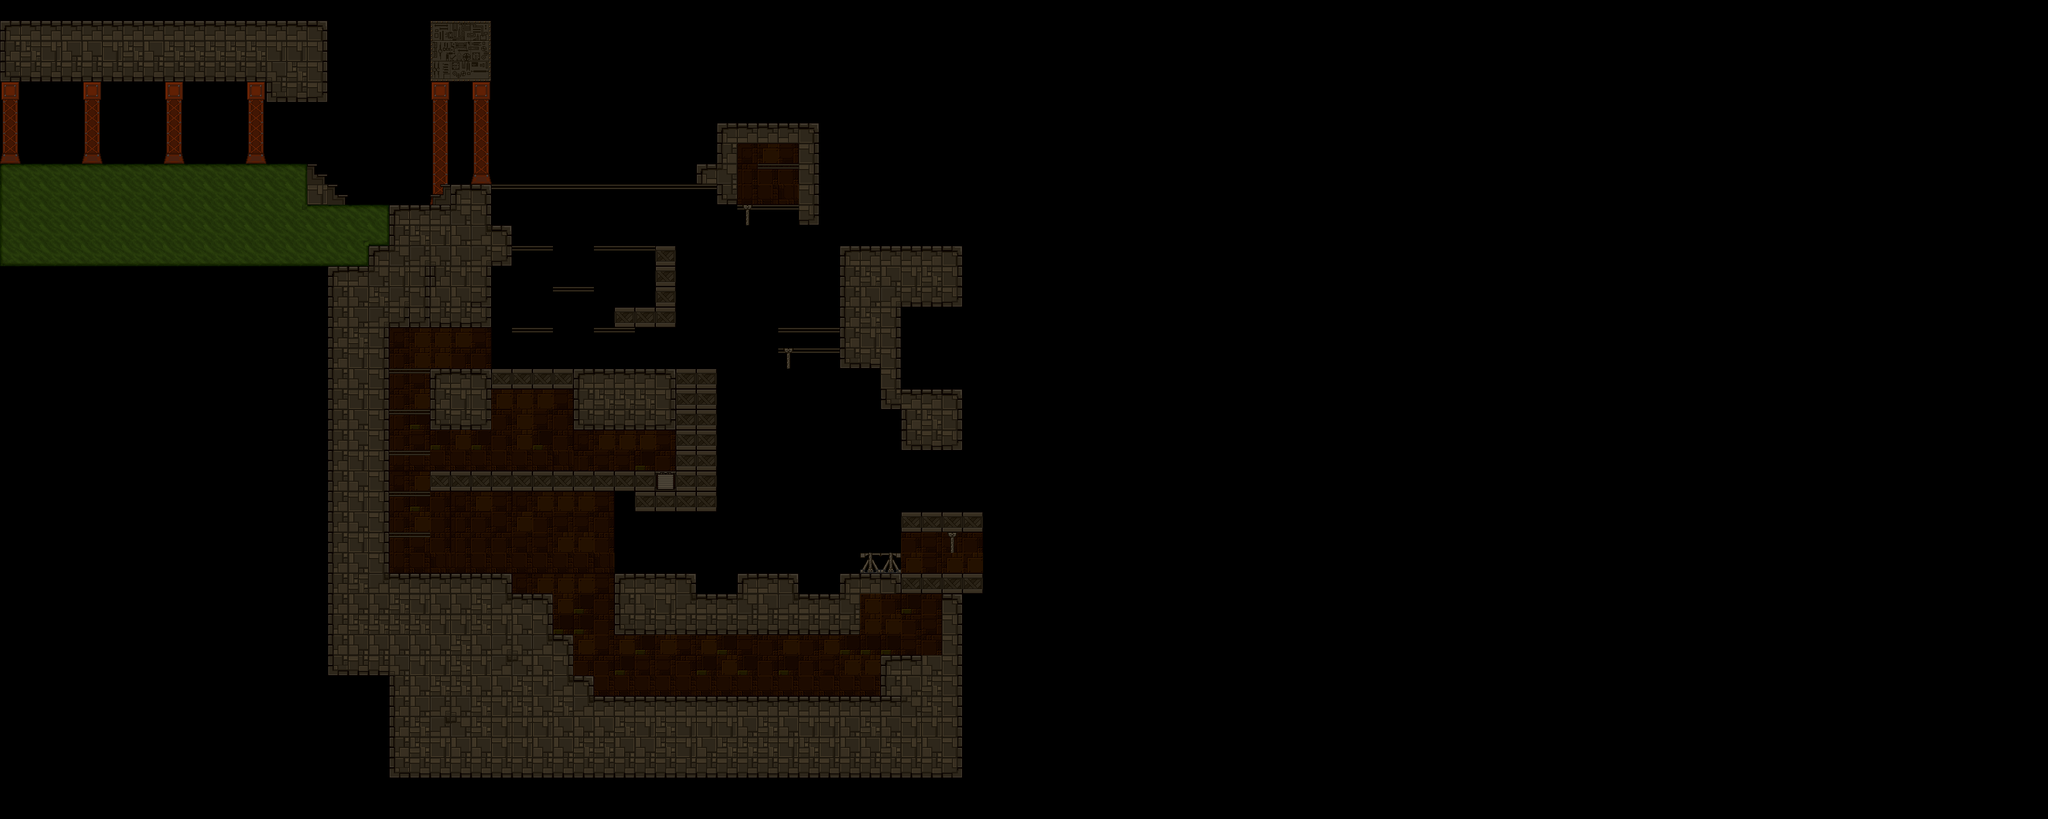

This is a level from a 2D game, rendered from its Tiled map with the project's own tilesets. A one-line summary and the map file follow, with tile-layer data summarised:
An orthogonal 100x40 tile map with 32x32 px tiles, 5 tile layers (Background1, Background2, Background3, Foreground1, ...), 2 tilesets and 28 objects.

<map version="1.0" tiledversion="1.1.5" orientation="orthogonal" renderorder="right-down" width="100" height="40" tilewidth="32" tileheight="32" infinite="0" nextobjectid="80">
 <properties>
  <property name="unity:scale" value="0.03125" />
 </properties>
 <tileset firstgid="1" source="../../Tilesets/Example.tsx" />
 <tileset firstgid="31" source="../../Tilesets/lab.tsx" />
 <layer name="Background1" width="100" height="40">
  <properties>
   <property name="unity:sortingOrder" type="int" value="-3" />
  </properties>
  <data>[4000 cells, 0 non-empty, 0 distinct tile ids]</data>
 </layer>
 <layer name="Background2" width="100" height="40">
  <properties>
   <property name="unity:sortingOrder" type="int" value="-4" />
  </properties>
  <data>[4000 cells, 0 non-empty, 0 distinct tile ids]</data>
 </layer>
 <layer name="Background3" width="100" height="40">
  <properties>
   <property name="unity:sortingOrder" type="int" value="-3" />
  </properties>
  <data>[4000 cells, 221 non-empty, 16 distinct tile ids]</data>
 </layer>
 <layer name="Foreground1" width="100" height="40">
  <properties>
   <property name="unity:sortingOrder" type="int" value="3" />
  </properties>
  <data>[4000 cells, 640 non-empty, 44 distinct tile ids]</data>
 </layer>
 <layer name="Foreground2" width="100" height="40">
  <properties>
   <property name="unity:sortingOrder" type="int" value="4" />
  </properties>
  <data>[4000 cells, 4 non-empty, 3 distinct tile ids]</data>
 </layer>
 <objectgroup name="walls">
  <properties>
   <property name="unity:layer" value="Obstacle" />
  </properties>
  <object id="12" x="0" y="128">
   <polyline points="0,0 416,0 416,32 512,32 512,-96 0,-96 0,0" />
  </object>
  <object id="13" x="0" y="256">
   <polyline points="0,0 480,0 544,64 672,64 704,32 768,32 768,96 800,96 800,160 768,160 768,224 576,224 576,160 0,160 0,0" />
  </object>
  <object id="14" x="672" y="128">
   <polyline points="0,0 96,0 96,-96 0,-96 0,0" />
  </object>
  <object id="15" x="1312" y="384">
   <polyline points="0,0 0,192 64,192 64,256 96,256 96,320 192,320 192,224 96,224 96,96 192,96 192,0 0,0" />
  </object>
  <object id="60" x="992" y="576">
   <polyline points="0,0 0,96 -96,96 -96,32 -224,32 -224,96 -320,96 -320,0 0,0" />
  </object>
  <object id="61" x="672" y="480">
   <polyline points="96,0 96,32 -64,32 -64,416" />
  </object>
  <object id="62" x="1408" y="800">
   <polyline points="0,0 0,32 128,32 128,0 0,0" />
  </object>
  <object id="64" x="1056" y="384">
   <polyline points="0,0 0,128 -96,128 -96,96 -32,96 -32,0 0,0" />
  </object>
  <object id="68" x="672" y="736">
   <polyline points="0,0 224,0 224,32 0,32 0,0" />
  </object>
  <object id="69" x="608" y="896">
   <polyline points="0,0 192,0 192,32 256,32 256,96 288,96 288,160 320,160 320,192 768,192 768,128 864,128 864,32 736,32 736,96 352,96 352,0 480,0 480,32 544,32 544,0 640,0 640,32 704,32 704,0 928,0 928,32 896,32 896,96" />
  </object>
  <object id="71" x="1088" y="288">
   <polyline points="0,0 0,-32 32,-32 32,-96 192,-96 192,64 160,64 160,-64 64,-64 64,0 64,32 32,32 32,0" />
  </object>
  <object id="74" x="992" y="576">
   <polyline points="0,0 128,0" />
  </object>
  <object id="75" x="992" y="672">
   <polyline points="0,0 64,0 64,64 32,64 -96,64" />
  </object>
  <object id="76" x="896" y="768">
   <polyline points="0,0 96,0 96,32 224,32 224,-192" />
  </object>
 </objectgroup>
 <objectgroup name="JumpThru">
  <properties>
   <property name="unity:layer" value="Obstacle" />
   <property name="unity:tag" value="JumpThru" />
  </properties>
  <object id="55" x="800" y="384">
   <polyline points="0,0 64,0" />
  </object>
  <object id="56" x="928" y="384">
   <polyline points="0,0 96,0" />
  </object>
  <object id="57" x="864" y="448">
   <polyline points="0,0 64,0" />
  </object>
  <object id="58" x="800" y="512">
   <polyline points="0,0 64,0" />
  </object>
  <object id="59" x="928" y="512">
   <polyline points="0,0 64,0" />
  </object>
  <object id="63" x="768" y="288">
   <polyline points="0,0 352,0" />
  </object>
  <object id="65" x="672" y="576">
   <polyline points="0,0 -64,0" />
  </object>
  <object id="66" x="672" y="640">
   <polyline points="0,0 -64,0" />
  </object>
  <object id="67" x="672" y="704">
   <polyline points="0,0 -64,0" />
  </object>
  <object id="72" x="1184" y="320">
   <polyline points="-32,0 64,0" />
  </object>
  <object id="73" x="1248" y="256">
   <polyline points="0,0 -64,0" />
  </object>
  <object id="77" x="672" y="768">
   <polyline points="0,0 -64,0" />
  </object>
  <object id="78" x="672" y="832">
   <polyline points="0,0 -64,0" />
  </object>
  <object id="79" x="1344" y="864">
   <polyline points="0,0 32,0 64,0" />
  </object>
 </objectgroup>
</map>
